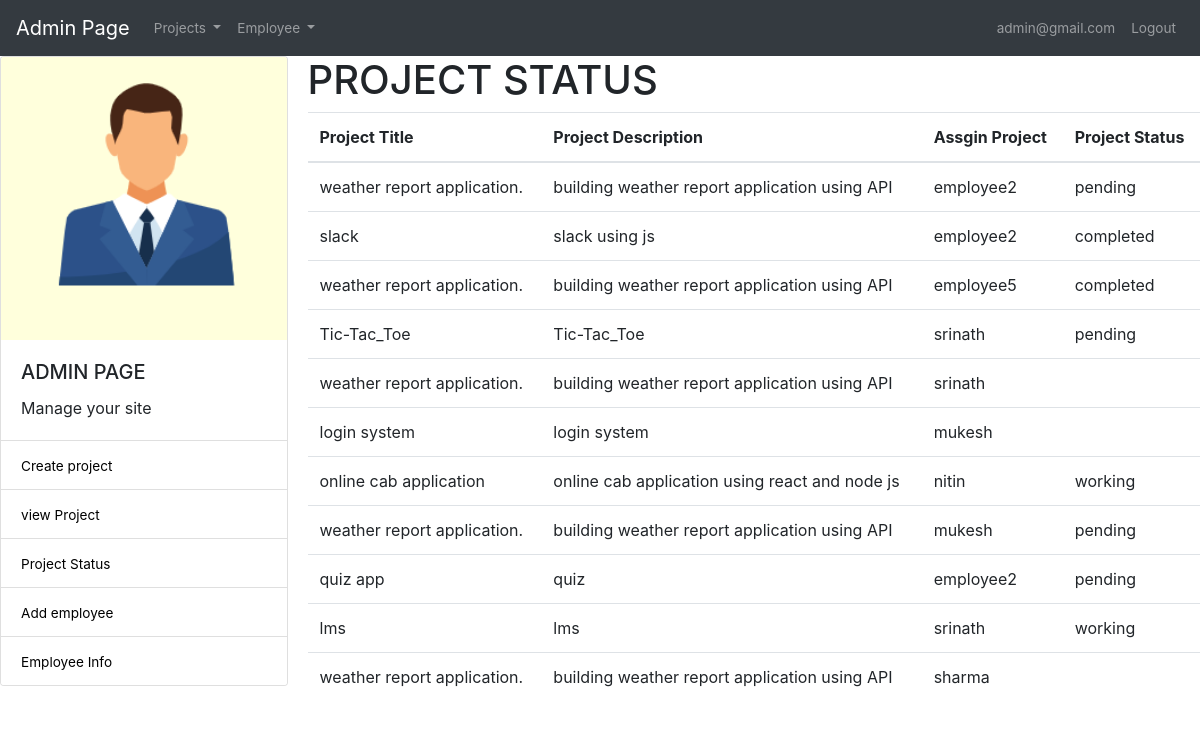
The page /project_status.php (signed in) on the database its author committed.
### tables this page shows
CREATE TABLE `projects` (
  `project_id` int(11) NOT NULL,
  `project_title` varchar(225) NOT NULL,
  `project_description` text DEFAULT NULL,
  `assgin_project` varchar(225) DEFAULT NULL,
  `start_date` date DEFAULT NULL,
  `end_date` date DEFAULT NULL,
  `project_status` varchar(255) NOT NULL
);

### project_status.php (the view, shortened to what this page needs)
<?php include 'db.php';
$name  = $_SESSION['user'];
if (isset($_SESSION['logged_in'])) {
?>
<!DOCTYPE html>
<html lang="en">
<head>
    <link rel="stylesheet" href="styles.css">
<link rel="stylesheet" href="https://stackpath.bootstrapcdn.com/bootstrap/4.5.2/css/bootstrap.min.css">
</head>
<body>
        <nav class="navbar navbar-expand-md navbar-dark  bg-dark">
          <a class="navbar-brand" href="dash_admin.php">Admin Page</a>
          <div class="collapse navbar-collapse" id="navbarCollapse">
            <ul class="nav navbar-nav mr-auto">
            <li class="nav-item dropdown">
        <a class="nav-link dropdown-toggle" href="#" id="navbarDropdown" role="button" data-toggle="dropdown" aria-haspopup="true" aria-expanded="false">
          Projects
        </a>
      </li>
      <li class="nav-item dropdown">
        <a class="nav-link dropdown-toggle" href="#" id="navbarDropdown" role="button" data-toggle="dropdown" aria-haspopup="true" aria-expanded="false">
          Employee
        </a>
      </li>
            </ul>
            <ul class="nav navbar-nav navbar-right">
            <li class="nav-item ">
                  <a class="nav-link" href="#"><?php echo $name; ?> </a>
                </li>
                <li class="nav-item">
                  <a class="nav-link" href="admin_logout.php">Logout</a>
                </li>
              </ul>
          </div>
        </nav>
      <section id="main">
          <div class="row">
              <div class="col-md-3">
              <div class="card" style="width: 18rem;">
              <img src="admin.PNG" class="card-img-top" alt="admin">
              <div class="card-body">
                <h5 class="card-title">ADMIN PAGE</h5>
                <p class="card-text">Manage your site</p>
              </div>
              <ul class="list-group list-group-flush">
                <li class="list-group-item"><a  href="create_project.php">Create project</a></li>
                <li class="list-group-item"><a href="view_project.php">view Project</a></li>
                <li class="list-group-item"><a href="project_status.php">Project Status</a></li>
                <li class="list-group-item"><a href="add_employee.php">Add employee</a></li>
                <li class="list-group-item"><a href="employee_info.php">Employee Info</a></li>
              </ul>
            </div>
              </div>
              <div class="col-md-9">
              <h1>PROJECT STATUS</h1>
              <table class="table">
                <thead>
                    <tr>
                    <th>Project Title</th>
                    <th>Project Description</th>
                    <th>Assgin Project</th>
                    <th>Project Status</th>
                    </tr>
                </thead>
              <?php
                $obj = new dbh();
                $mysqli = $obj->connect();
                $sql ="SELECT * FROM projects";
                $result = $mysqli->query($sql);
                while ($row = $result->fetch_assoc()){ ?>
                 <tr>
                    <td><?php echo $row['project_title']; ?></td>
                    <td><?php echo $row['project_description']; ?></td>
                    <td><?php echo $row['assgin_project']; ?></td>
                    <td><?php echo $row['project_status']; ?></td>
                    </tr>
                    <?php } } ?>
               </table>
              </div>
          </div>
      </section>
</body>
</html>

### styles.css (style rules this page uses)
body { text-align: center; }
a { text-decoration: none; font-size: 0.85rem; }
a:link { color: black; }

### rows shown on the page
projects: project_title "weather report application.", project_description "building weather report application using API", assgin_project "employee2", project_status "pending"
projects: project_title "slack", project_description "slack using js", assgin_project "employee2", project_status "completed"
projects: project_title "weather report application.", project_description "building weather report application using API", assgin_project "employee5", project_status "completed"
projects: project_title "Tic-Tac_Toe", project_description "Tic-Tac_Toe", assgin_project "srinath", project_status "pending"
projects: project_title "weather report application.", project_description "building weather report application using API", assgin_project "srinath"
projects: project_title "login system", project_description "login system", assgin_project "mukesh"
projects: project_title "online cab application", project_description "online cab application using react and node js", assgin_project "nitin", project_status "working"
projects: project_title "weather report application.", project_description "building weather report application using API", assgin_project "mukesh", project_status "pending"
projects: project_title "quiz app", project_description "quiz", assgin_project "employee2", project_status "pending"
projects: project_title "lms", project_description "lms", assgin_project "srinath", project_status "working"
projects: project_title "weather report application.", project_description "building weather report application using API", assgin_project "sharma"

### other values the page prints
$name "admin@gmail.com"
